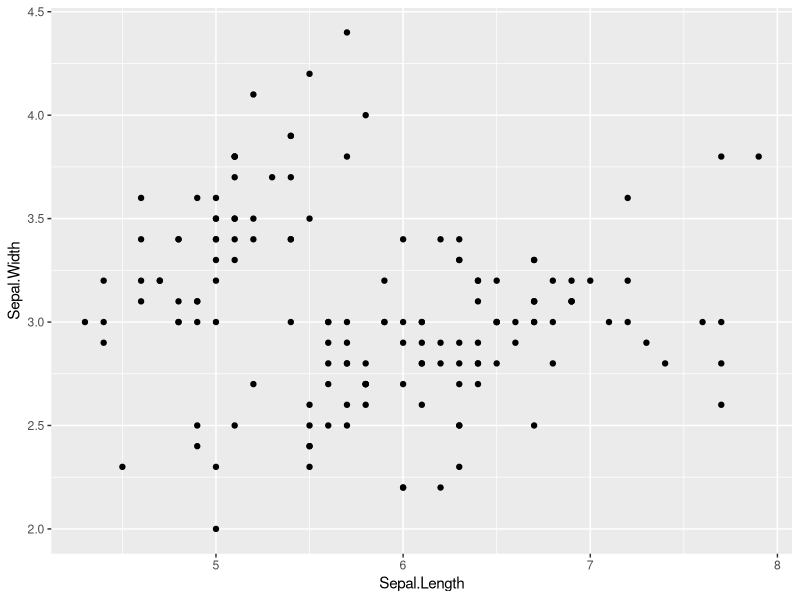
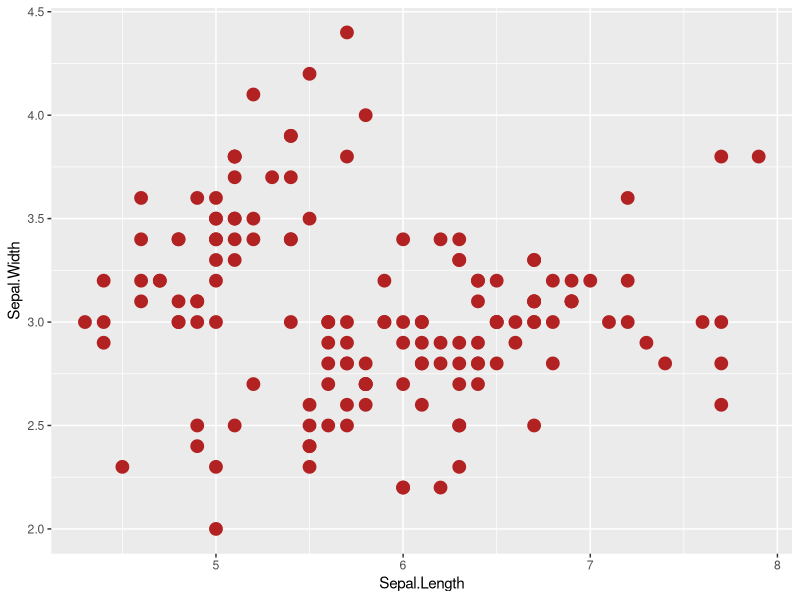
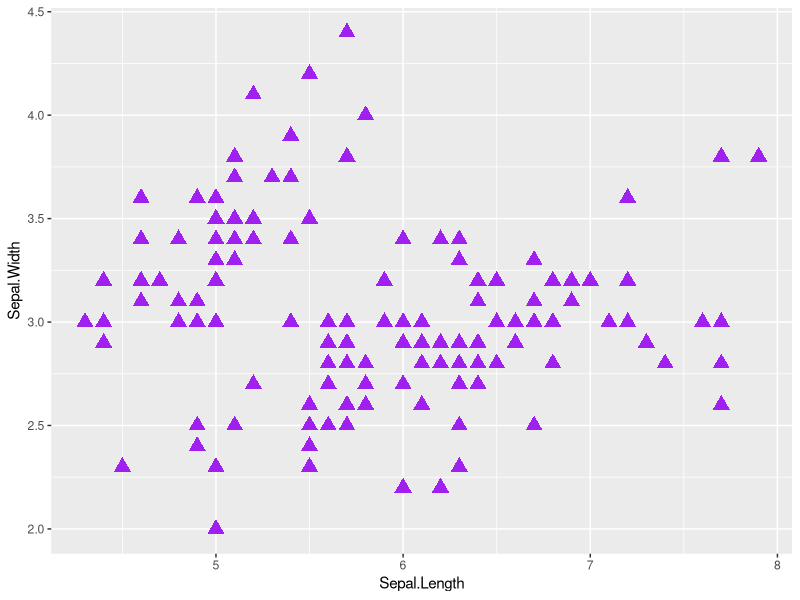
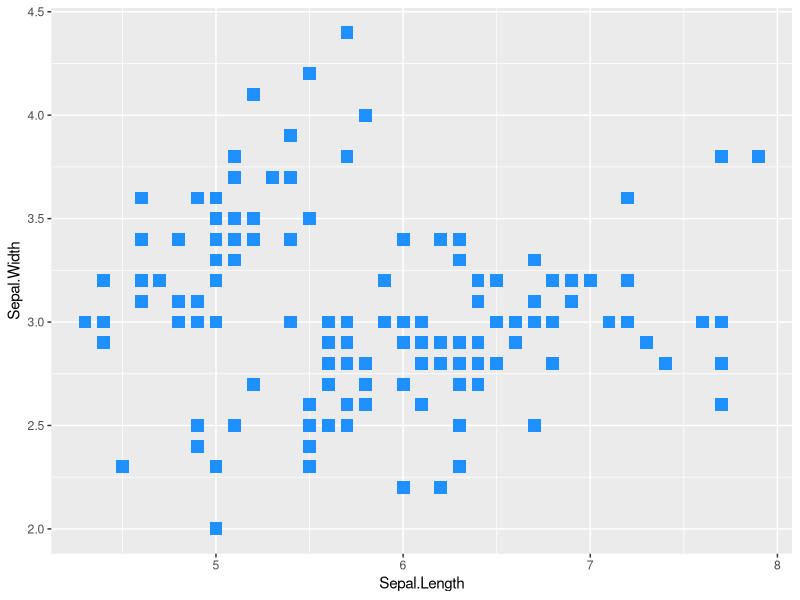
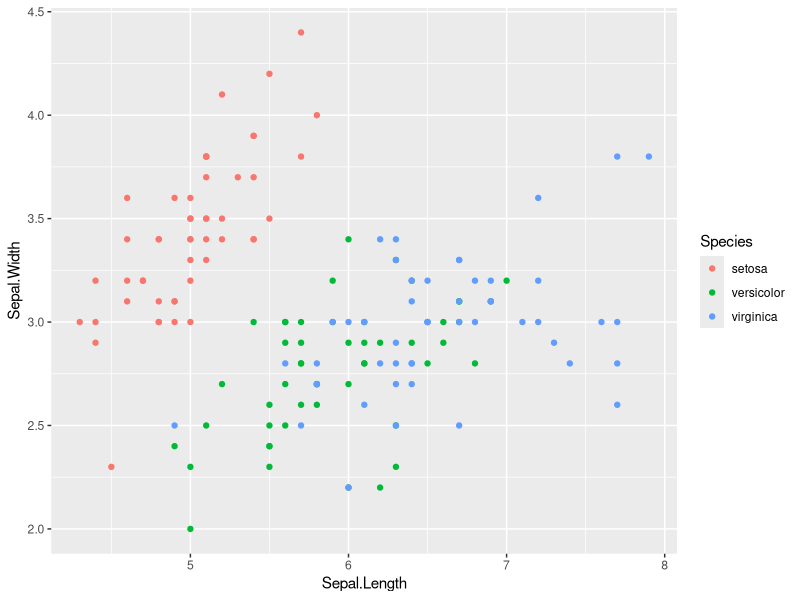
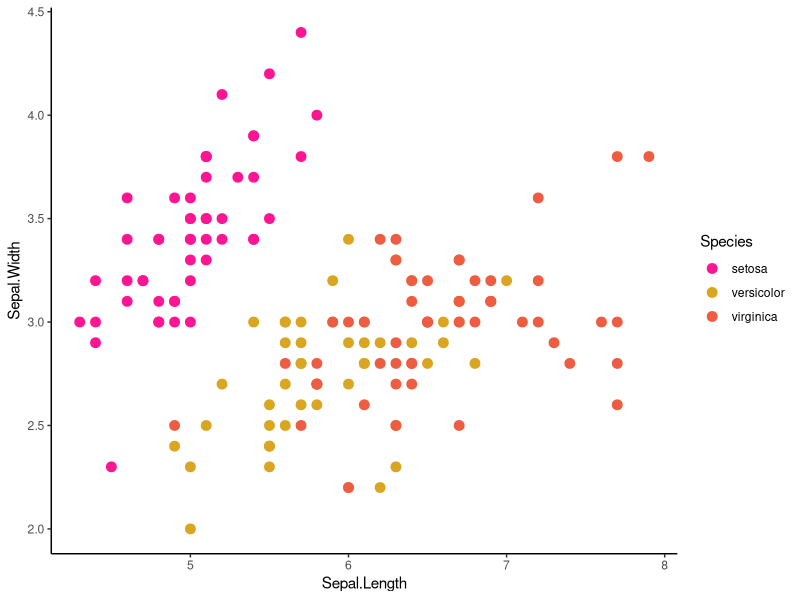
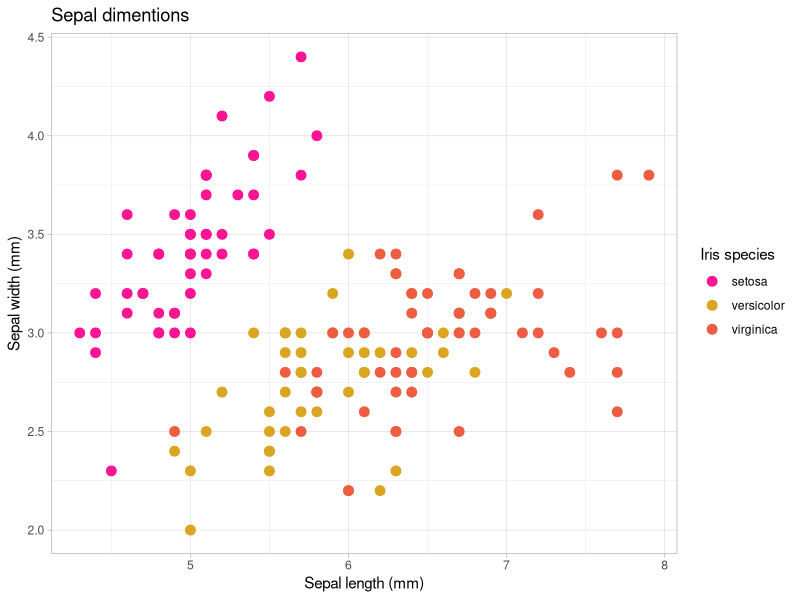
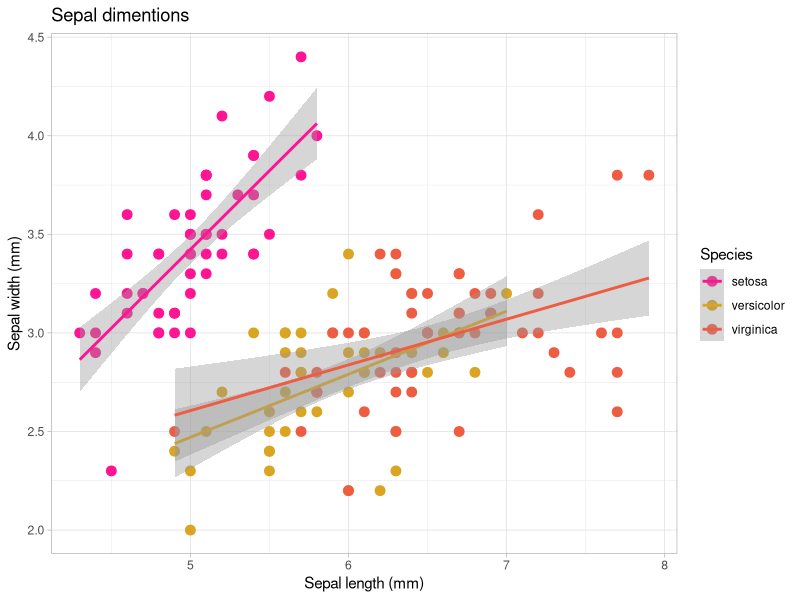

These figures' R source, in order:
## Data visualization is an extensive subject, with almost infinite resources. Despite that, knowing a little bit about data visualization can be very valuable to improve our communication about our research. 
## ggplot2 is designed to work iteratively. You start with a layer that shows the raw data. Then you add layers of annotations and statistical summaries. 
## This allows you to produce graphics using the same structured thinking that you would use to design an analysis. 

## First we install and load ggplot:

install.packages("ggplot2")
library(ggplot2)

### Now let's check the dataset:

str(iris)
summary(iris)

### Scatterplots ###

## scatterplots require the use of the geom_point geometry

ggplot(iris, aes(x = Sepal.Length, y = Sepal.Width)) +
  geom_point()

# we can change the color and size of the points by adding parameters to geom_point

ggplot(iris, aes(x = Sepal.Length, y = Sepal.Width)) +
  geom_point(color = "firebrick", size = 4)

# we can also change point shape, calling them by either name or number (see full list here: https://ggplot2.tidyverse.org/articles/ggplot2-specs.html?q=point%20shape#sec:shape-spec)

ggplot(iris, aes(x = Sepal.Length, y = Sepal.Width)) +
  geom_point(color = "purple", size = 4, shape = "triangle")

ggplot(iris, aes(x = Sepal.Length, y = Sepal.Width)) +
  geom_point(color = "dodgerblue", size = 4, shape = 15)

## because we have a categorical variable in the dataset, we can include more information to the plot (by coloring the points by category, for example)
## For this, we need to include a new aesthetics, called color. 

ggplot(iris, aes(x = Sepal.Length, y = Sepal.Width, color = Species)) +
  geom_point()

## we can change the colors by adding a scale element 

ggplot(iris, aes(x = Sepal.Length, y = Sepal.Width, color = Species)) +
  geom_point(size = 3) + 
  scale_color_manual(values = c("deeppink", "goldenrod", "tomato2")) +
  theme_classic()


# We can change the text on the axis labels by adding a new layer

ggplot(iris, aes(x = Sepal.Length, y = Sepal.Width, color = Species)) +
  geom_point(size = 3) + 
  scale_color_manual(values = c("deeppink", "goldenrod", "tomato2")) + 
  theme_light() +
  labs(title = "Sepal dimentions", x = "Sepal length (mm)", y = "Sepal width (mm)", color = "Iris species")


# ggplot allows the inclusion of more than one geometry in the same plot
# for example, we can add a regression line to represent the relationship between variables

ggplot(iris, aes(x = Sepal.Length, y = Sepal.Width, color = Species)) +
  geom_point(size = 3) +   
  scale_color_manual(values = c("deeppink", "goldenrod", "tomato2")) + 
  theme_light() +
  labs(title = "Sepal dimentions", x = "Sepal length (mm)", y = "Sepal width (mm)") +
  geom_smooth(method = "lm")

# because we added the color parameter to the main aesthetics, the geom_smooth geometry inherits it
# to add a single line, maintaining the mapping of different colors to different categories, we need to move the color parameter
# we will also change the line color and remove the standard error "se" band

ggplot(iris, aes(x = Sepal.Length, y = Sepal.Width)) +
  geom_point(aes(color = Species), size = 3) +   
  scale_color_manual(values = c("deeppink", "goldenrod", "tomato2")) + 
  theme_light() +
  labs(title = "Sepal dimentions", x = "Sepal length (mm)", y = "Sepal width (mm)") +
  geom_smooth(method = "lm", color = "black") 

# another useful type of plot for continuous variables are histograms. They represent the distribution
# of a single continuous variable

ggplot(iris, aes(x = Petal.Length)) +
  geom_histogram()

# this functions collates all the measures recorded in the dataset and distributes them into bins
# the default bin size is 30, Let's try to modify it.

ggplot(iris, aes(x = Petal.Length)) +
  geom_histogram(binwidth = 0.1)

ggplot(iris, aes(x = Petal.Length)) +
  geom_histogram(binwidth = 1)

# we can also color the bars by species, like we did with the scatterplot.

## first, let's save the collor pallete as a variable:
cols <- c("deeppink", "goldenrod", "tomato2")

# then, we add a new parameter in our aesthetic, called "fill"
# it has the same function as color, but works for filling larger shapes, like bars
ggplot(iris, aes(x = Petal.Length, fill = Species)) +
  geom_histogram() +
  scale_fill_manual(values = cols) +
  theme_classic()

# we can add a border to the bars by adding a color parameter in our geometry
ggplot(iris, aes(x = Petal.Length, fill = Species)) +
  geom_histogram(color = "grey30", alpha = 0.5) +
  scale_fill_manual(values = cols) +
  theme_classic()

## if we are looking at distributions of continuous variables, another type of graph, the boxplot, can
## be more useful. 
## Boxplots summarize the shape of the distribution of the continuous variable providing summary 
## statistics: median, first and third quartiles, and outliers.

ggplot(iris, aes(x = Species, y = Petal.Length, fill = Species)) +
  geom_boxplot() +
  scale_fill_manual(values = cols) +
  theme_classic()

## boxplots can be difficult to interpret because they hide the real distribution of points.
## we can add them back by including a second geometry

ggplot(iris, aes(x = Species, y = Petal.Length, fill = Species)) +
  geom_boxplot() +
  geom_jitter(alpha = 0.5) +
  scale_fill_manual(values = cols) +
  theme_classic()

## another way of representing the distribution of points is through a violin plot
## the violin is wider in the areas where there are more points

ggplot(iris, aes(x = Species, y = Petal.Length, fill = Species)) +
  geom_violin() +
  scale_fill_manual(values = cols) +
  theme_classic()

# a common strategy is to represent a boxplot inside the vionlin
ggplot(iris, aes(x = Species, y = Petal.Length, fill = Species)) +
  geom_violin() +
  geom_boxplot(width=0.05, fill = "grey75", alpha = 0.5) +
  scale_fill_manual(values = cols) +
  theme_classic()

## let's make it prettier

violinbase <- ggplot(iris, aes(x = Species, y = Petal.Length, fill = Species)) +
  geom_violin() +
  geom_boxplot(width=0.05, fill = "grey75", alpha = 0.5) +
  scale_fill_manual(values = cols) +
  theme_classic()

violinbase +
  labs(title = "Petal length by species", x = "", y = "Petal length (cm)") +
  theme(legend.position = "none")

## it's easy to invert the axis
violinbase +
  labs(title = "Petal length by species", x = "", y = "Petal length (cm)") +
  theme(legend.position = "none") +
  coord_flip()

## let's go back to our scatterplot 
scatterbase <- ggplot(iris, aes(x = Sepal.Length, y = Sepal.Width, color = Species)) +
  geom_point(size = 3) + 
  scale_color_manual(values = c("deeppink", "goldenrod", "tomato2")) + 
  theme_light()

# there is a lot of overlap between the species versicolor and virginica
# we can take care of this by using facetting, a function that allows to 
# split a plot into smaller plots by category. There are two main functions for this

# this is the facet_grid function. It can be used to split the values either by columns or rows
scatterbase +
  facet_grid(cols = vars(Species))

scatterbase +
  facet_grid(rows = vars(Species))

# we can save a pdf of our plot by using the pdf function

pdf("violin.pdf", height = 5, width = 5)
violinbase +
  labs(title = "Petal length by species", x = "", y = "Petal length (cm)") +
  theme(legend.position = "none")
dev.off()

# we can use a different package, called ggpubr, to make composite figures
library(ggpubr)

## first we save our plots as variables
sc <- ggplot(iris, aes(x = Petal.Length, y = Petal.Width, color = Species)) +
  geom_point(size = 3) + 
  scale_color_manual(values = c("deeppink", "goldenrod", "tomato2")) + 
  theme_classic() +
  labs(x = "Petal length", y = "Petal width") +
  theme(legend.position = "none")

vl <- ggplot(iris, aes(x = Species, y = Petal.Length, fill = Species)) +
  geom_violin() +
  geom_boxplot(width=0.05, fill = "grey75", alpha = 0.5) +
  scale_fill_manual(values = cols) +
  theme_classic() +
  labs(x = "", y = "Petal length") +
  theme(legend.position = "none")

ht <- ggplot(iris, aes(x = Petal.Length, fill = Species)) +
  geom_histogram() +
  scale_fill_manual(values = cols) +
  theme_classic() +
  labs(x = "Petal length", y = "") +
  theme(legend.position = "none")

bx <- ggplot(iris, aes(x = Species, y = Petal.Length, fill = Species)) +
  geom_boxplot() +
  geom_jitter(alpha = 0.5) +
  scale_fill_manual(values = cols) +
  theme_classic() +
  labs(x = "", y = "Petal length") +
  theme(legend.position = "none")

## then we set it
pdf("four_plots.pdf", height = 6, width = 6)
ggarrange(ht, sc, bx, vl,
          ncol = 2, nrow = 2, 
          common.legend = TRUE, legend = "bottom",
          labels="AUTO")
dev.off()

## and that's it for today! Happy plotting!

